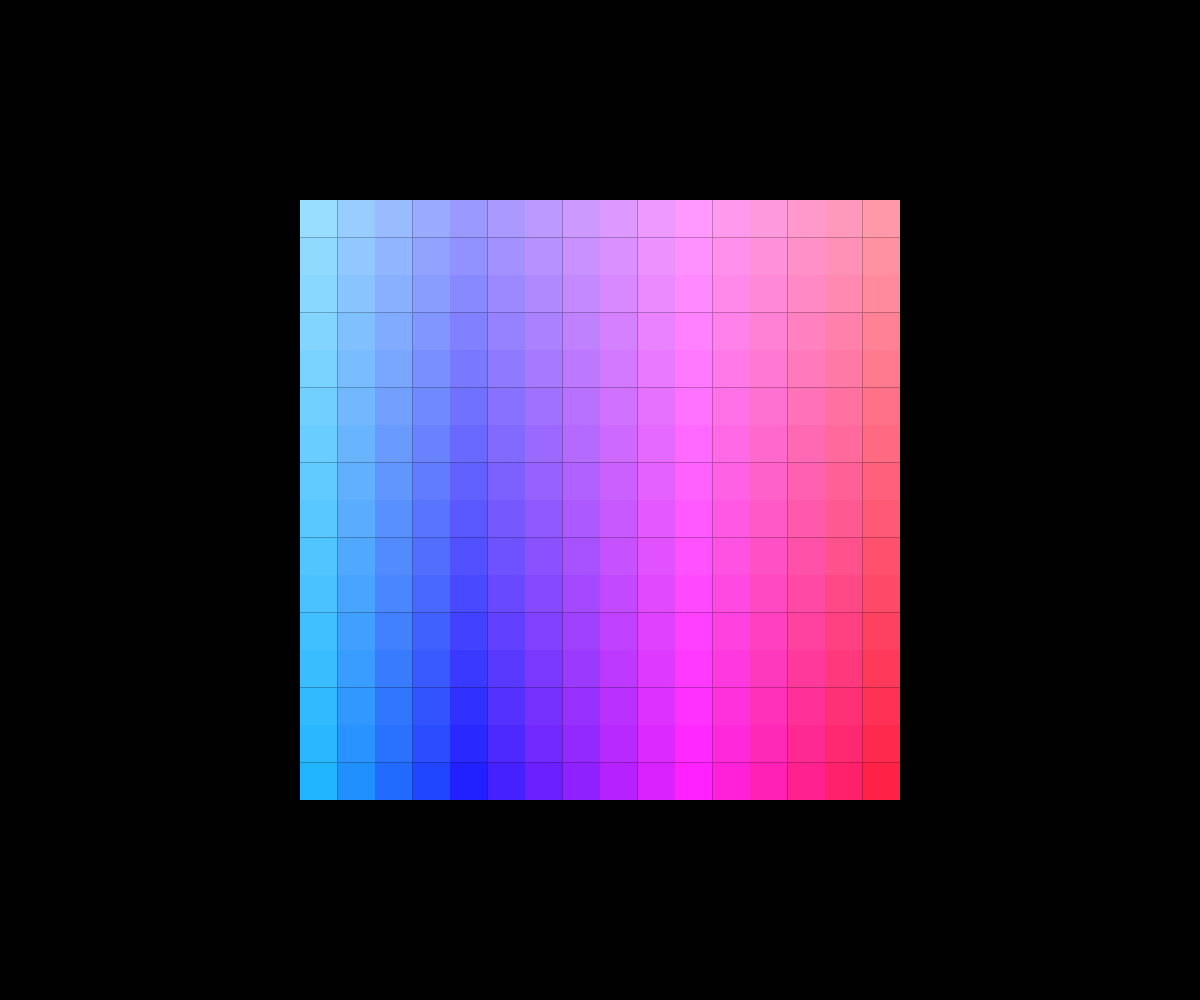
Frame 1 (no input)
Frame 2 (the mouse pressed at the canvas centre, redrawn once): identical to frame 1, image omitted

The p5.js sketch that drew this single still picture (run headless with seeded random() and noise() and a simulated clock; the mouse was pressed at the canvas centre and the sketch redrawn once):

// p5.js sketch
// ── sketch.js
const GRID_SIZE = 16;

function setup() {
  createCanvas(windowWidth, windowHeight);
  noLoop();
}

function draw() {
  background('#010101');
  const cell = min(width, height) * 0.6 / GRID_SIZE;
  const startX = (width - cell * GRID_SIZE) * 0.5;
  const startY = (height - cell * GRID_SIZE) * 0.5;
  colorMode(HSB, 360, 100, 100, 1);
  noStroke();
  for (let y = 0; y < GRID_SIZE; y++) {
    for (let x = 0; x < GRID_SIZE; x++) {
      fill(map(x, 0, GRID_SIZE, 200, 360), map(y, 0, GRID_SIZE, 40, 90), 100);
      rect(startX + x * cell, startY + y * cell, cell, cell);
    }
  }
}

function windowResized() {
  resizeCanvas(windowWidth, windowHeight);
  redraw();
}
